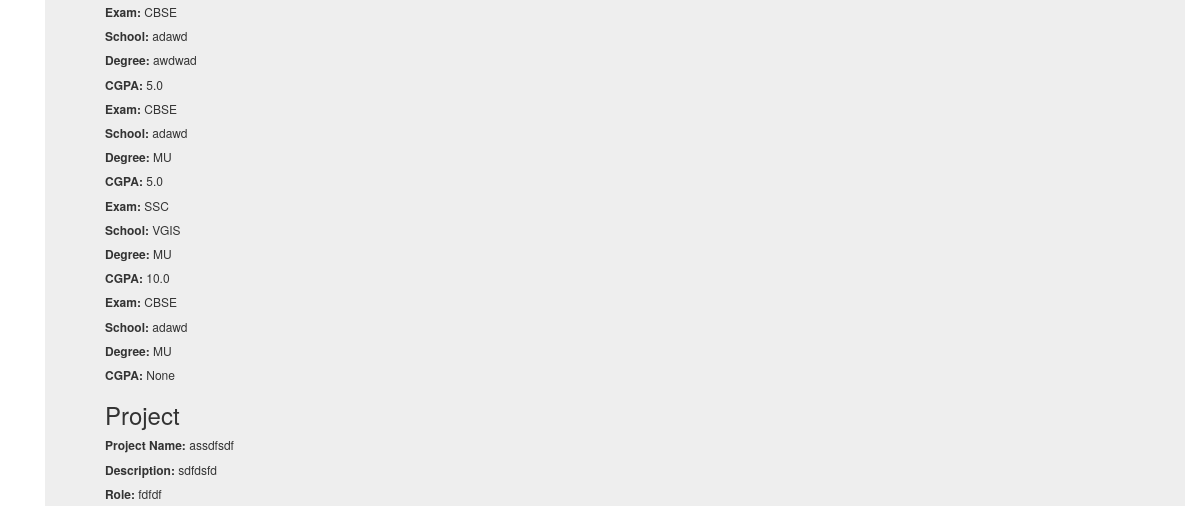
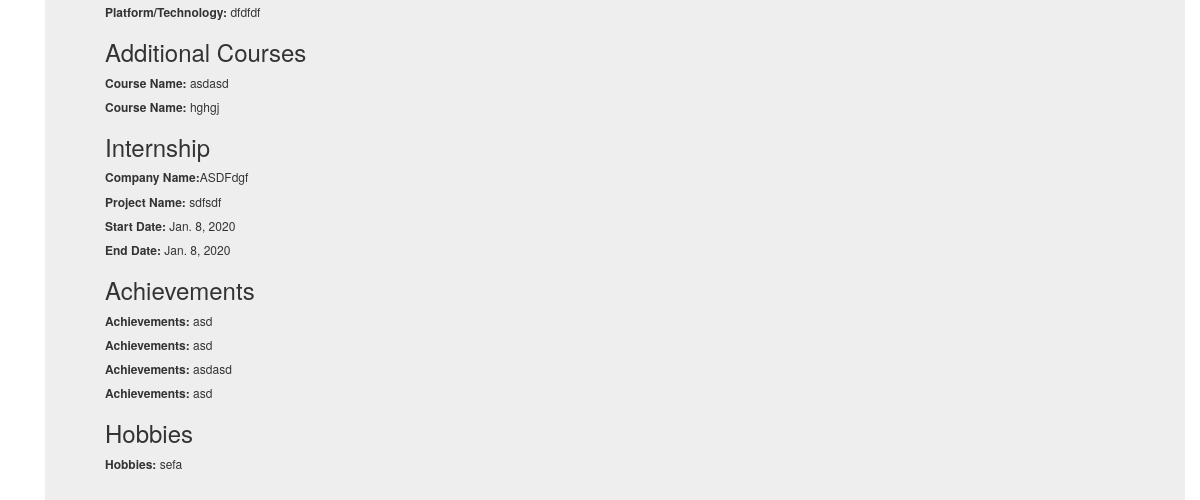
/dappx/resume/ (lower part), run on an earlier commit of the app's database (2 pictures, top to bottom).
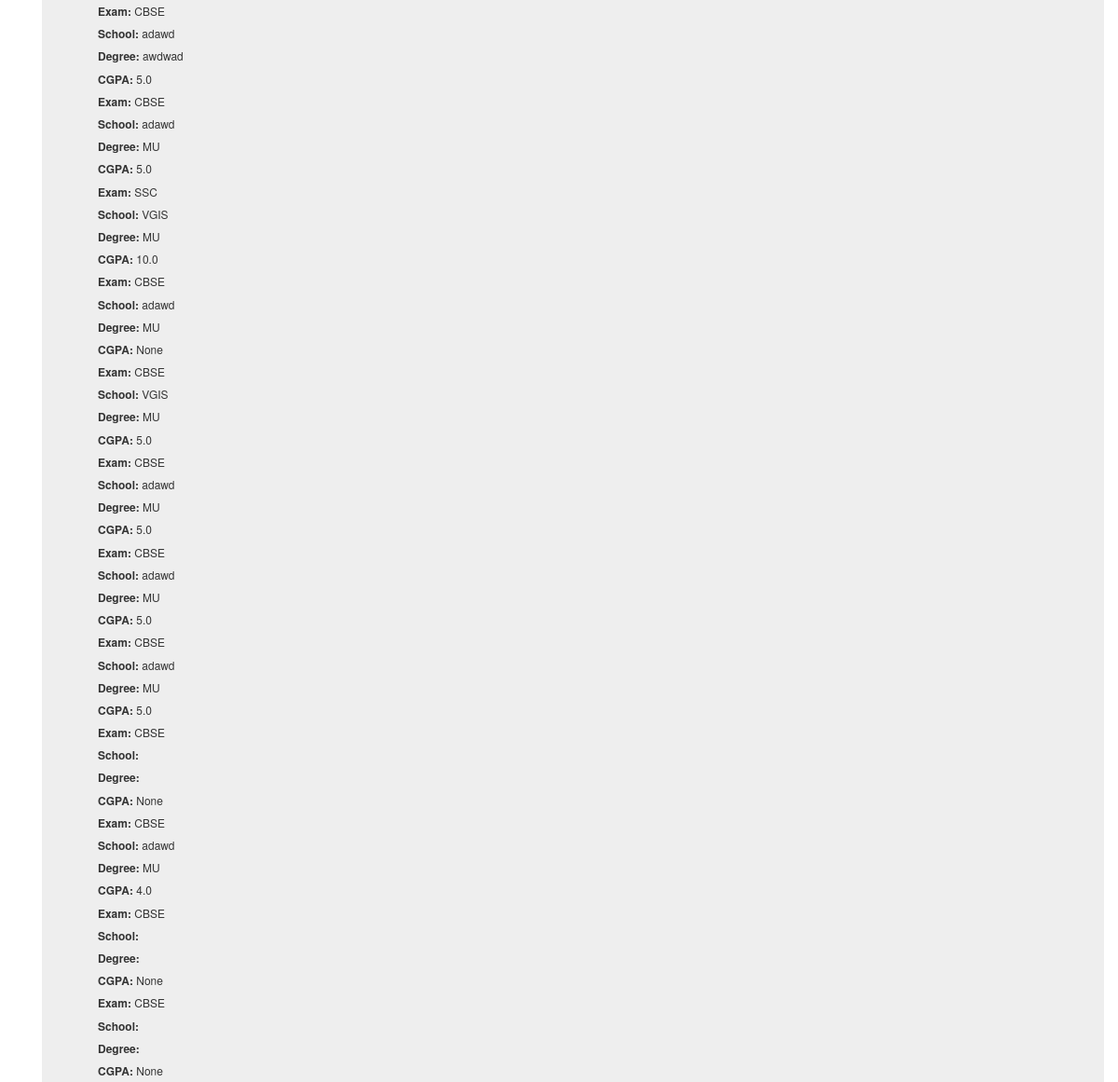
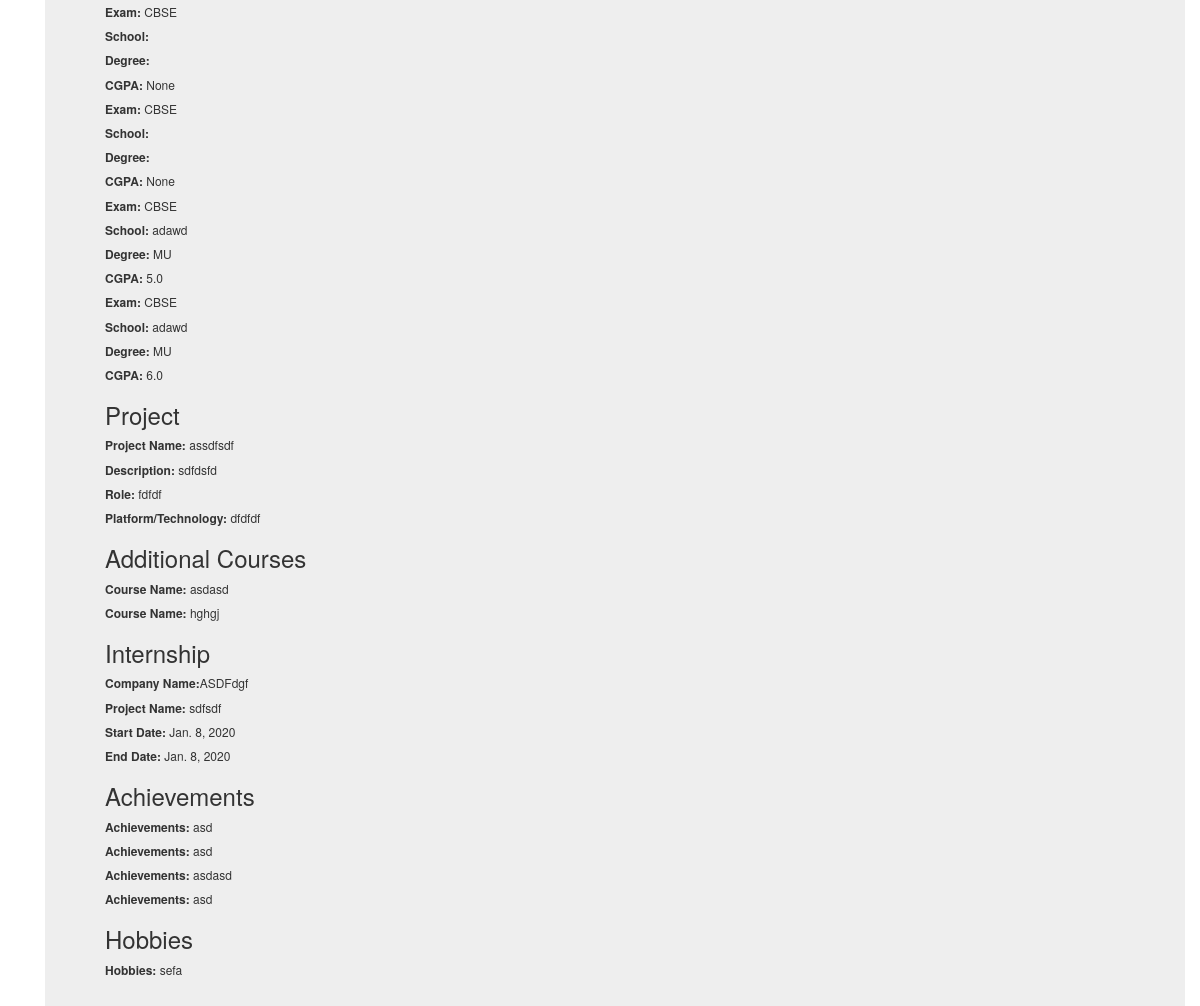
And on a later commit of the database (2 pictures, top to bottom).
### dappx/models.py (models this page shows, shortened)
class Education(models.Model):
    resume = models.ForeignKey(Resume, on_delete=models.CASCADE, blank=True)
    exam = models.CharField(max_length=255, blank=True)
    school = models.CharField(max_length=255, blank=True)
    degree = models.CharField(max_length=255, blank=True)
    cgpa = models.FloatField(null=True, blank=True)
    class Meta:
        verbose_name_plural = "Education"

class Project(models.Model):
    resume = models.ForeignKey(Resume, on_delete=models.CASCADE, blank=True)
    project_name = models.CharField(max_length=255, blank=True)
    description = models.CharField(max_length=5000, blank=True)
    role = models.CharField(max_length=255, blank=True)
    platform = models.CharField(max_length=255, blank=True)

class Additional_courses(models.Model):
    resume = models.ForeignKey(Resume, on_delete=models.CASCADE, blank=True)
    course_name = models.CharField(max_length=5000, blank=True)

class Internship(models.Model):
    resume = models.ForeignKey(Resume, on_delete=models.CASCADE, blank=True)
    company_name = models.CharField(max_length=255, blank=True)
    project_name = models.CharField(max_length=255, blank=True)
    start_date = models.DateField(null=True, blank=True)
    end_date = models.DateField(null=True, blank=True)

class Achievement(models.Model):
    resume = models.ForeignKey(Resume, on_delete=models.CASCADE, blank=True)
    achievement = models.CharField(max_length=5000, blank=True, null=True)

class Hobbies(models.Model):
    resume = models.ForeignKey(Resume, on_delete=models.CASCADE, blank=True)
    hobbies = models.CharField(max_length=5000, blank=True)

### dappx/views.py (the view)
class ResumeView(ListView):
    context_object_name = 'resume'
    template_name = 'dappx/resume.html'
    queryset = Profile.objects.all()
    def get_context_data(self, **kwargs):
        context = super(ResumeView, self).get_context_data(**kwargs)
        context['educations'] = Education.objects.all()
        context['careers'] = Career.objects.all()
        context['projects'] = Project.objects.all()
        context['additionals'] = Additional_courses.objects.all()
        context['internships'] = Internship.objects.all()
        context['achievements'] = Achievement.objects.all()
        context['hobbies'] = Hobbies.objects.all()
        context['profiles'] = self.queryset
        return context

### templates/dappx/resume.html (shortened to what this page needs)
{% extends "dappx/base.html" %}
{% load static %}
{% block body_block %}
<div class="container">
    <div class="jumbotron">
        {% for education in educations %}
        <h6><b>Exam:</b> {{ education.exam }}</h6>
        <h6><b>School:</b> {{ education.school }}</h6>
        <h6><b>Degree:</b> {{ education.degree }}</h6>
        <h6><b>CGPA:</b> {{ education.cgpa }}</h6>
        {% endfor %}
        <h3>Project</h3>
        {% for project in projects %}
        <h6><b>Project Name:</b> {{ project.project_name }}</h6>
        <h6><b>Description:</b> {{ project.description }}</h6>
        <h6><b>Role: </b>{{ project.role }}</h6>
        <h6><b>Platform/Technology:</b> {{ project.platform }}</h6>
        {% endfor %}
        <h3>Additional Courses</h3>
        {% for additional in additionals %}
        <h6><b>Course Name:</b> {{ additional.course_name }}</h6>
        {% endfor %}
        <h3>Internship</h3>
        {% for internship in internships %}
        <h6><b>Company Name:</b>{{ internship.company_name }}</h6>
        <h6><b>Project Name:</b> {{ internship.project_name }}</h6>
        <h6><b>Start Date: </b>{{ internship.start_date }}</h6>
        <h6><b>End Date:</b> {{ internship.end_date }}</h6>
        {% endfor %}
        <h3>Achievements</h3>
        {% for achievement in achievements %}
        <h6><b>Achievements:</b> {{ achievement.achievement }}</h6>
        {% endfor %}
        <h3>Hobbies</h3>
        {% for hobbies in hobbies %}
        <h6><b>Hobbies:</b> {{ hobbies.hobbies }}</h6>
        {% endfor %}
    </div>
</div>
{% endblock %}

What changed in the data, as far as the page shows it:
added Education: exam "CBSE", school "VGIS", degree "MU", cgpa "5.0"
added Education: exam "CBSE", school "adawd", degree "MU", cgpa "5.0"
added Education: exam "CBSE", school "adawd", degree "MU", cgpa "5.0"
added Education: exam "CBSE", school "adawd", degree "MU", cgpa "5.0"
added Education: exam "CBSE", cgpa "None"
added Education: exam "CBSE", school "adawd", degree "MU", cgpa "4.0"
added Education: exam "CBSE", cgpa "None"
added Education: exam "CBSE", cgpa "None"
added Education: exam "CBSE", cgpa "None"
added Education: exam "CBSE", cgpa "None"
added Education: exam "CBSE", school "adawd", degree "MU", cgpa "5.0"
added Education: exam "CBSE", school "adawd", degree "MU", cgpa "6.0"
